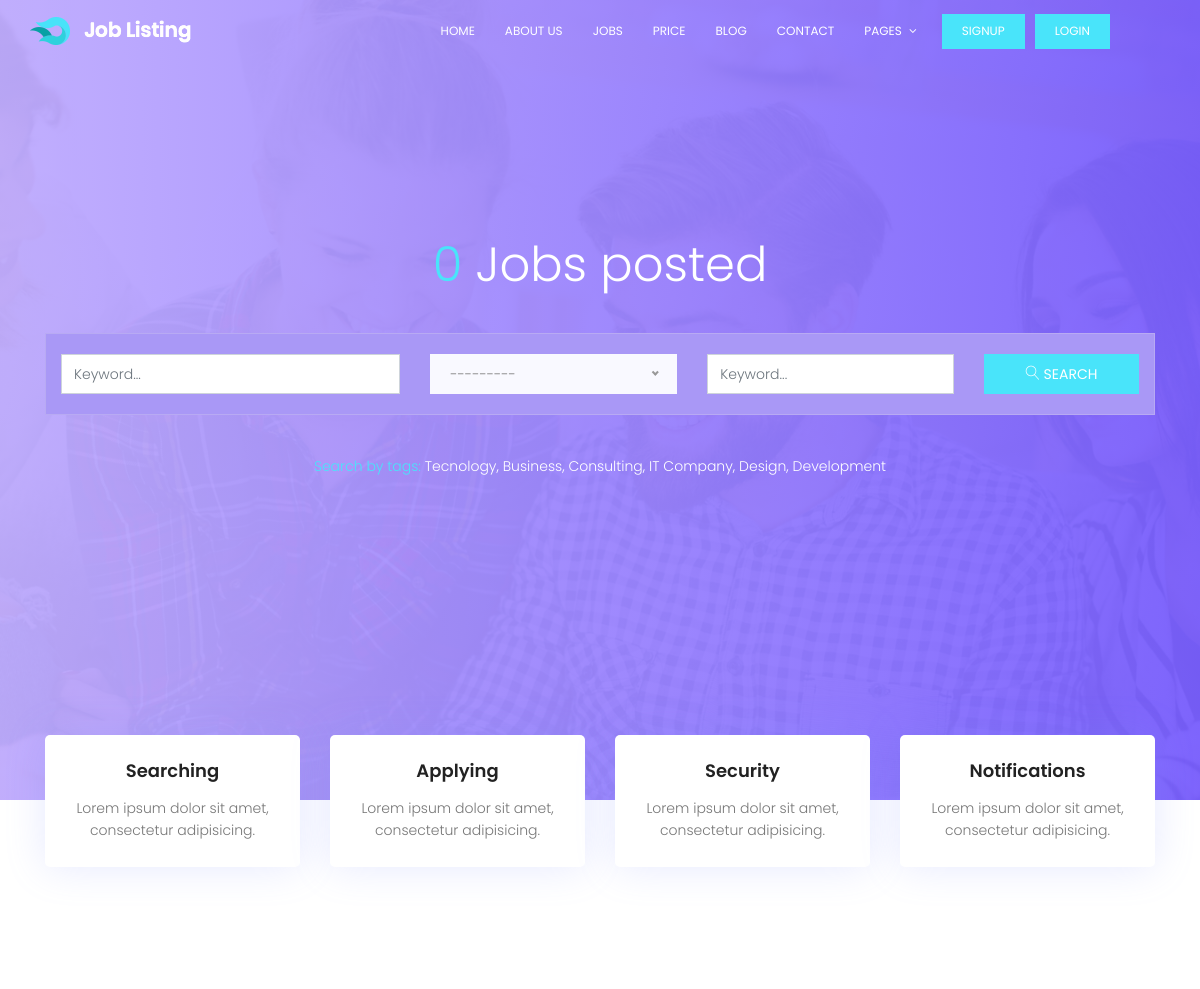
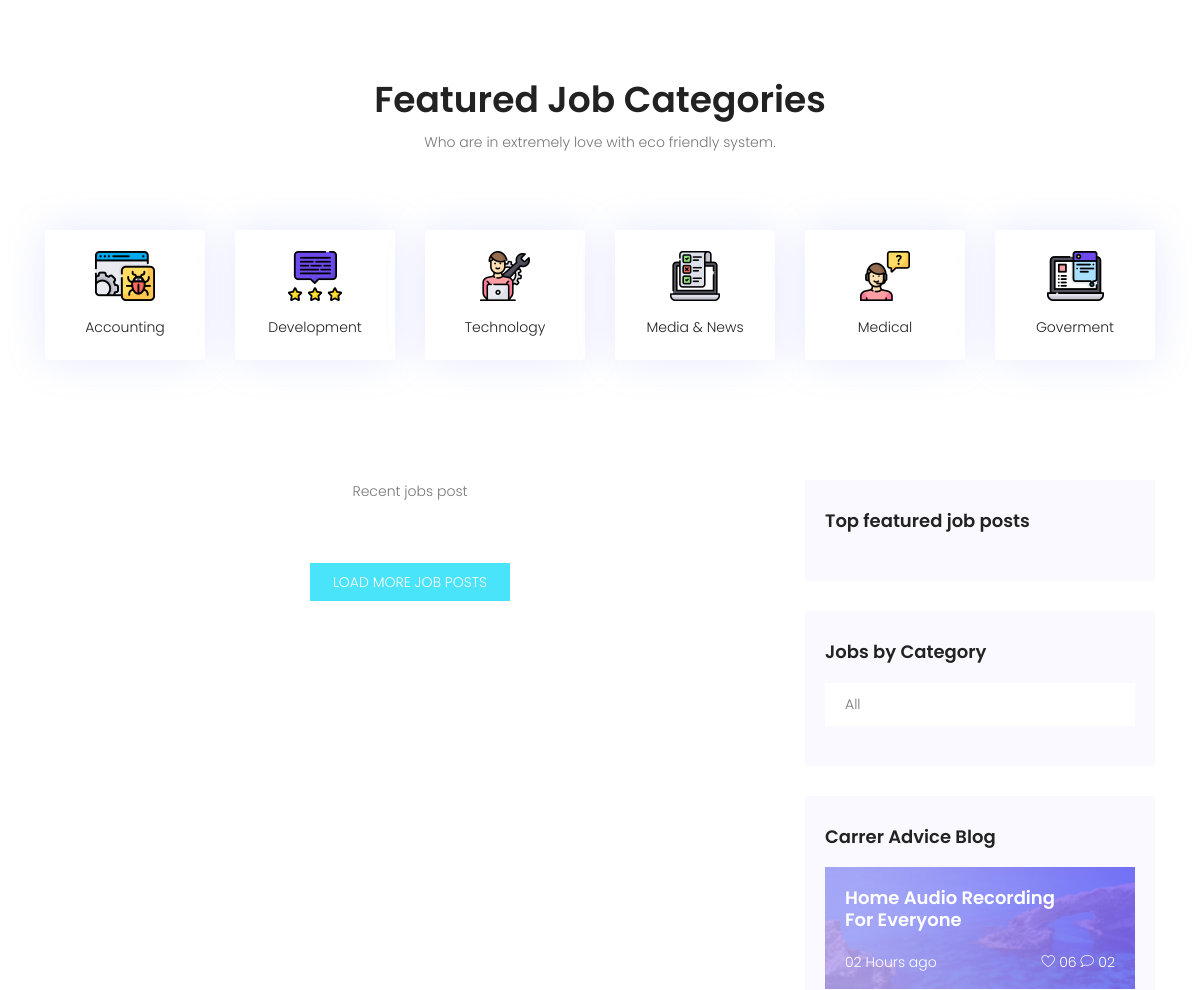
The app's page / (upper part), older data (2 pictures, top to bottom).
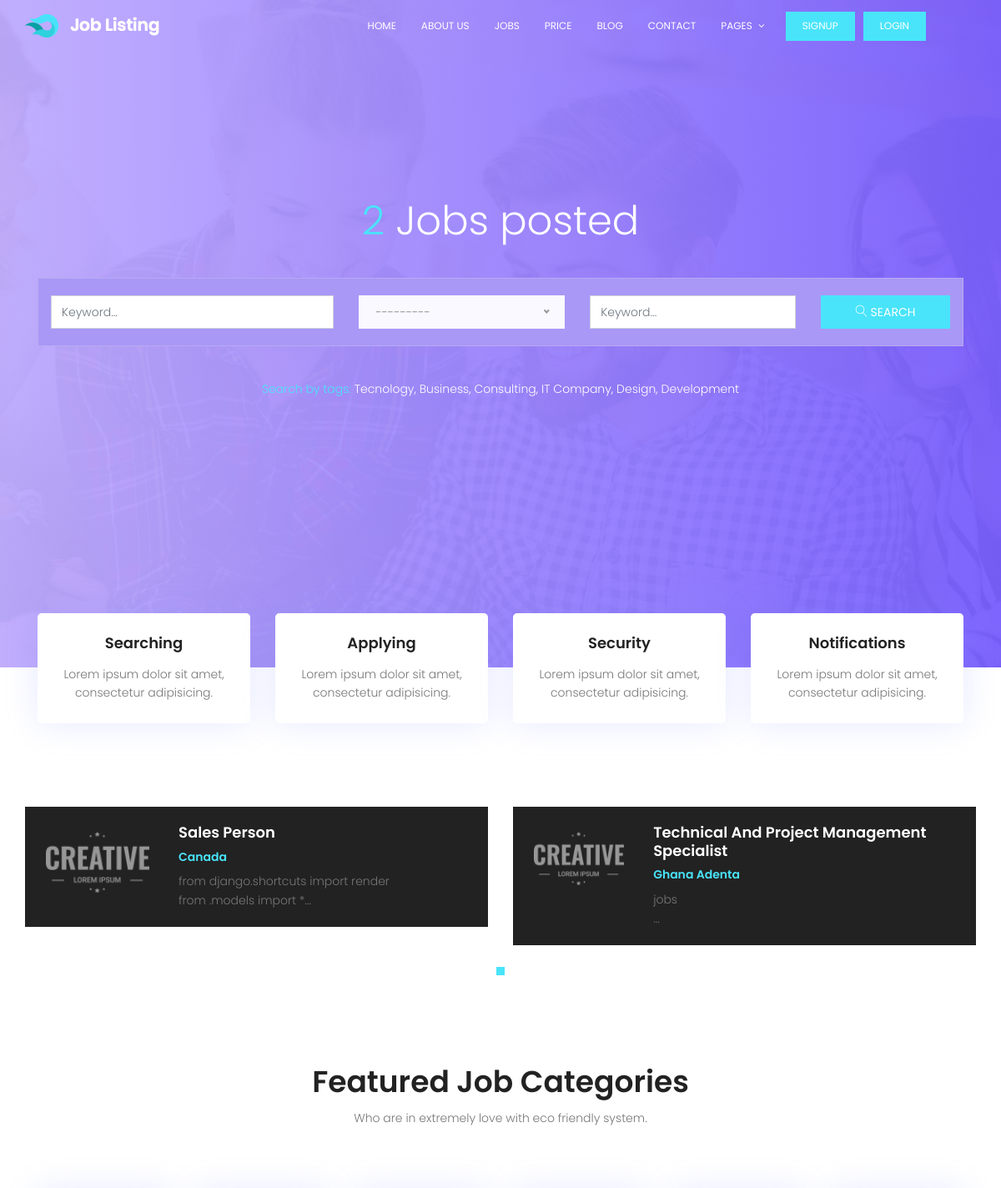
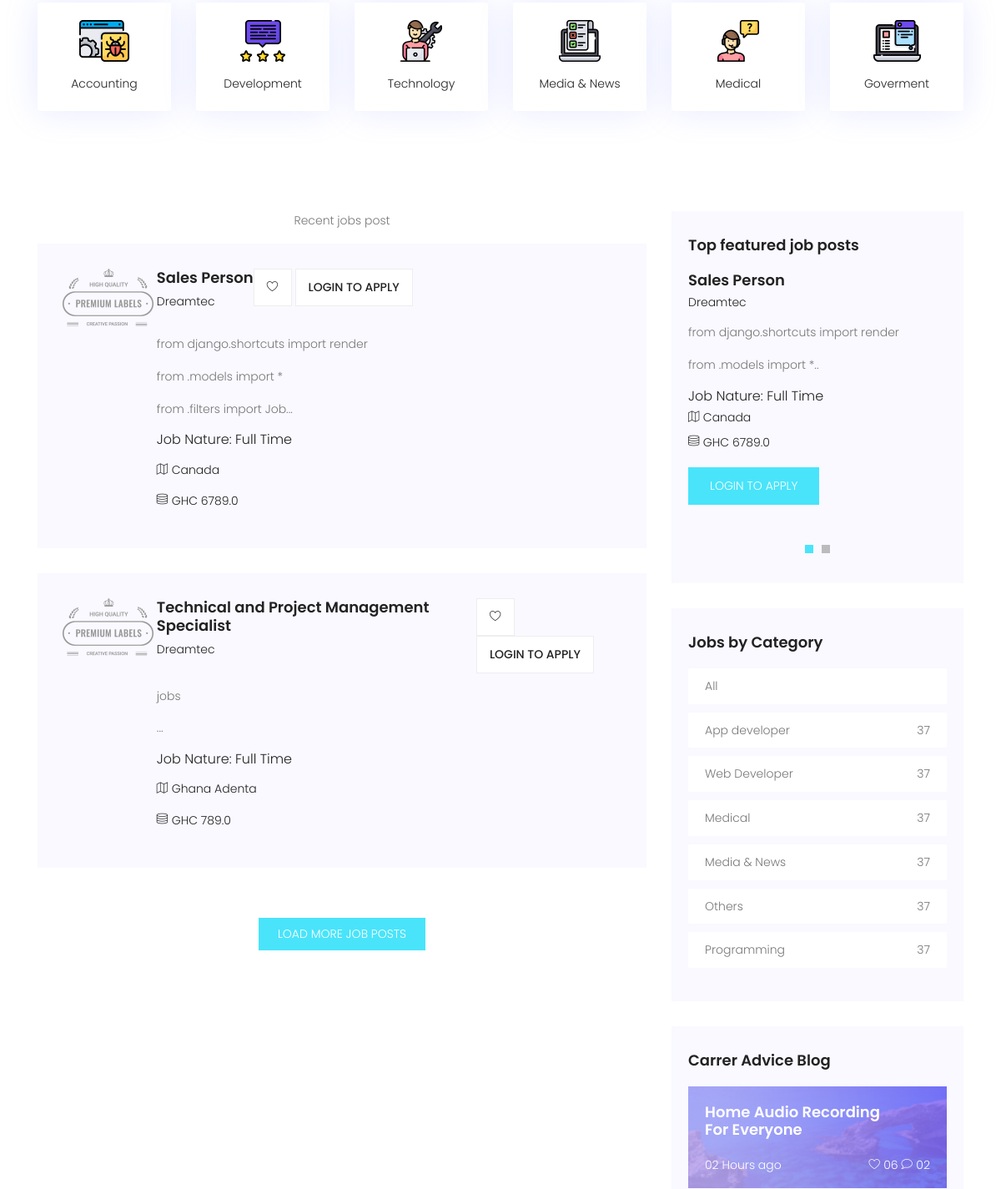
The same page, newer data (2 pictures, top to bottom).
### portal/models.py (models this page shows, shortened)
class Job(models.Model):
    company_name = models.CharField(max_length=200)
    job_title = models.CharField(max_length=200)
    company_email = models.EmailField(blank=True, null=True)
    thumbnail = models.ImageField(upload_to='jobs_img', blank=True, null=True)
    category = models.ForeignKey(
        Category, on_delete=models.CASCADE, default='Others')
    job_type = models.CharField(max_length=20, choices=_job_Type, default=1)
    description = RichTextField()
    location = models.CharField(max_length=150)
    salary = models.FloatField(blank=True, null=True)
    application_url = models.URLField(blank=True, null=True)
    slug = models.SlugField(blank=True, null=True)
    created = models.DateTimeField(auto_now_add=True)
    featured = models.BooleanField(default=False)
    approved = models.BooleanField(default=True)
    class Meta:
        ordering = ['-created']

class Category(models.Model):
    category = models.CharField(max_length=100)
    created = models.DateTimeField(auto_now_add=True)
    class Meta:
        verbose_name_plural = 'Categories'
        ordering = ['-id']
    def __str__(self):
        return self.category

### portal/views.py (the view)
# urls.py: path('', homePage, name="home"),
def homePage(request):
    filters = JobFilter(
        request.GET, queryset=Job.objects.filter(approved=True))
    context = {
        'filters': filters
    }
    return render(request, 'portal/index.html', context)

### portal/context_processors.py (called while the page is built)
def Processors(request):
    jobs = Job.objects.filter(approved=True).order_by('-created')
    categories = Category.objects.all().order_by('-id')
    return {
        'categories': categories,
        'jobs':jobs
    }

### templates/portal/index.html (shortened to what this page needs)
{% extends 'base.html' %}
{% load static %}
{% block content %}
			<section class="banner-area relative" id="home">
				<div class="container">
					<div class="row fullscreen d-flex align-items-center justify-content-center">
						<div class="banner-content col-lg-12">
							<h1 class="text-white">
								<span>{{jobs.count}}</span> Jobs posted
							</h1>
							<form action="" method="GET" class="serach-form-area">
								<div class="row justify-content-center form-wrap">
									<div class="col-lg-4 form-cols">
									{{filters.form.job_title}}
									</div>
									<div class="col-lg-3 form-cols">
									<div class="default-select" id="default-selects">
									</div>
									</div>
									<div class="col-lg-3 form-cols">
									{{filters.form.location}}
									</div>
									<div class="col-lg-2 form-cols">
									    <button type="submit" class="btn btn-info">
									      <span class="lnr lnr-magnifier"></span> Search
									    </button>
									</div>
								</div>
							</form>
							<p class="text-white"> <span>Search by tags:</span> Tecnology, Business, Consulting, IT Company, Design, Development</p>
						</div>
					</div>
				</div>
			</section>
			<section class="features-area">
				<div class="container">
					<div class="row">
						<div class="col-lg-3 col-md-6">
							<div class="single-feature">
								<h4>Searching</h4>
								<p>
									Lorem ipsum dolor sit amet, consectetur adipisicing.
								</p>
							</div>
						</div>
						<div class="col-lg-3 col-md-6">
							<div class="single-feature">
								<h4>Applying</h4>
								<p>
									Lorem ipsum dolor sit amet, consectetur adipisicing.
								</p>
							</div>
						</div>
						<div class="col-lg-3 col-md-6">
							<div class="single-feature">
								<h4>Security</h4>
								<p>
									Lorem ipsum dolor sit amet, consectetur adipisicing.
								</p>
							</div>
						</div>
						<div class="col-lg-3 col-md-6">
							<div class="single-feature">
								<h4>Notifications</h4>
								<p>
									Lorem ipsum dolor sit amet, consectetur adipisicing.
								</p>
							</div>
						</div>
					</div>
				</div>
			</section>
			<section class="popular-post-area pt-100">
				<div class="container">
					<div class="row align-items-center">
						<div class="active-popular-post-carusel">
							{% for job in jobs %}
							{% if job.featured == True %}
							<div class="single-popular-post d-flex flex-row">
								<div class="thumb">
									<img class="img-fluid" src="{% static 'img/p1.png' %}" alt="">
								</div>
								<div class="details">
									<a href="{% url 'detail' job.slug %}"><h4>{{job.job_title|title}}</h4></a>
									<h6>{{job.location}}</h6>
									<p>
									{{job.description|slice:":100"|safe}}...
									</p>
								</div>
							</div>
							{% endif %}
							{% endfor %}
						</div>
					</div>
				</div>
			</section>
			<section class="feature-cat-area pt-100" id="category">
				<div class="container">
					<div class="row d-flex justify-content-center">
						<div class="menu-content pb-60 col-lg-10">
							<div class="title text-center">
								<h1 class="mb-10">Featured Job Categories</h1>
								<p>Who are in extremely love with eco friendly system.</p>
							</div>
						</div>
					</div>
					<div class="row">
						<div class="col-lg-2 col-md-4 col-sm-6">
							<div class="single-fcat">
								<a href="{% url 'jobs' %}">
									<img src="{% static 'img/o1.png' %}" alt="">
								</a>
								<p>Accounting</p>
							</div>
						</div>
						<div class="col-lg-2 col-md-4 col-sm-6">
							<div class="single-fcat">
								<a href="{% url 'jobs' %}">
									<img src="{% static 'img/o2.png' %}" alt="">
								</a>
								<p>Development</p>
							</div>
						</div>
						<div class="col-lg-2 col-md-4 col-sm-6">
							<div class="single-fcat">
								<a href="{% url 'jobs' %}">
									<img src="{% static 'img/o3.png' %}" alt="">
								</a>
								<p>Technology</p>
							</div>
						</div>
						<div class="col-lg-2 col-md-4 col-sm-6">
							<div class="single-fcat">
								<a href="{% url 'jobs' %}">
									<img src="{% static 'img/o4.png' %}" alt="">
								</a>
								<p>Media & News</p>
							</div>
						</div>
						<div class="col-lg-2 col-md-4 col-sm-6">
							<div class="single-fcat">
								<a href="{% url 'jobs' %}">
									<img src="{% static 'img/o5.png' %}" alt="">
								</a>
								<p>Medical</p>
							</div>
						</div>
						<div class="col-lg-2 col-md-4 col-sm-6">
							<div class="single-fcat">
								<a href="{% url 'jobs' %}">
									<img src="{% static 'img/o6.png' %}" alt="">
								</a>
								<p>Goverment</p>
							</div>
						</div>
					</div>
				</div>
			</section>
			<section class="post-area section-gap">
				<div class="container">
					<div class="row justify-content-center d-flex">
						<div class="col-lg-8 post-list">
							<p class="text-center">Recent jobs post</p>
							{% for job in jobs|slice:":6" %}
							<div class="single-post d-flex flex-row">
								<div class="thumb">
									<img src="{% static 'img/post.png' %}" alt="">
								</div>
								<div class="details">
									<div class="title d-flex flex-row justify-content-between">
										<div class="titles">
											<a href="{% url 'detail' job.slug %}"><h4>{{job.job_title}}</h4></a>
											<h6>{{job.company_name}}</h6>
										</div>
										<ul class="btns">
											<li><a href="{% url 'detail' job.slug %}"><span class="lnr lnr-heart"></span></a></li>
											{% if request.user.is_authenticated %}
											<li><a href="{% url 'detail' job.slug %}">Apply</a></li>
											{% else %}
											<li><a href="">Login to apply</a></li>
											{% endif %}
										</ul>
									</div>
									<p>
									{{job.description|slice:":150"|safe}}...
									</p>
									<h5>Job Nature: {{job.job_type}}</h5>
									<p class="address"><span class="lnr lnr-map"></span> {{job.location}}</p>
									{% if job.salary %}
									<p class="address"><span class="lnr lnr-database"></span> GHC {{job.salary}}</p>
									{% endif %}
								</div>
							</div>
							{% endfor %}
							<a class="text-uppercase loadmore-btn mx-auto d-block" href="{% url 'jobs' %}">Load More job Posts</a>
						</div>
						<div class="col-lg-4 sidebar">
							<div class="single-slidebar">
								<h4>Top featured job posts</h4>
								<div class="active-relatedjob-carusel">
								{% for job in jobs|slice:":4" %}
									<div class="single-rated">
										<a href="{% url 'detail' job.slug %}"><h4>{{job.job_title|title}}</h4></a>
										<h6>{{job.company_name|title}}</h6>
										<p>
										{{job.description|slice:":100"|safe}}..
										</p>
										<h5>Job Nature: {{job.job_type}}</h5>
										<p class="address"><span class="lnr lnr-map"></span> {{job.location}}</p>
										{% if job.salary %}
										<p class="address"><span class="lnr lnr-database"></span> GHC {{job.salary}}</p>
										{% endif %}
										{% if request.user.is_authenticated %}
										<a href="{% url 'detail' job.slug %}" class="btns text-uppercase">Apply job</a>
										{% else %}
										<a href="" class="btns text-uppercase">Login to apply</a>
										{% endif %}
									</div>
								{% endfor %}
								</div>
							</div>
								<div class="single-slidebar">
								<h4>Jobs by Category </h4>
								<ul class="cat-list">
								<li>
									<a class="justify-content-between d-flex" href="{% url 'jobs' %}">
									<p>All</p>
									</a>
									</li>
								{% for category in categories|slice:":10" %}
									<li>
									<a class="justify-content-between d-flex" href="{% url 'jobs' %}?category={{category.category}}">
									<p>{{category.category}}</p>
									<span>37</span>
									</a>
									</li>
								{% endfor %}
								</ul>
							</div>
							<div class="single-slidebar">
								<h4>Carrer Advice Blog</h4>
								<div class="blog-list">
									<div class="single-blog " style="background:#000 url({% static 'img/blog1.jpg' %});">
										<a href="single.html"><h4>Home Audio Recording <br>
										For Everyone</h4></a>
										<div class="meta justify-content-between d-flex">
											<p>
												02 Hours ago
											</p>
											<p>
												<span class="lnr lnr-heart"></span>
												06
												 <span class="lnr lnr-bubble"></span>
												02
											</p>
										</div>
									</div>
								</div>
							</div>
						</div>
					</div>
				</div>
			</section>
{% endblock content %}

### templates/base.html (shortened to what this page needs)
{% load static %}
	<!DOCTYPE html>
	<html lang="zxx" class="no-js">
	<head>
			<link rel="stylesheet" href="{% static 'css/linearicons.css' %}">
			<link rel="stylesheet" href="{% static 'css/font-awesome.min.css' %}">
			<link rel="stylesheet" href="{% static 'css/bootstrap.css' %}">
			<link rel="stylesheet" href="{% static 'css/magnific-popup.css' %}">
			<link rel="stylesheet" href="{% static 'css/nice-select.css' %}">
			<link rel="stylesheet" href="{% static 'css/animate.min.css' %}">
			<link rel="stylesheet" href="{% static 'css/owl.carousel.css' %}">
			<link rel="stylesheet" href="{% static 'css/main.css' %}">
		</head>
		<body>
			  <header id="header" id="home">
			    <div class="container">
			    	<div class="row align-items-center justify-content-between d-flex">
				      <div id="logo">
				        <a href="{% url 'home' %}"><img src="{% static 'img/logo.png' %}" alt="" title="" /></a>
				      </div>
				      <nav id="nav-menu-container">
				        <ul class="nav-menu">
				          <li class="menu-active"><a href="{% url 'home' %}">Home</a></li>
				          <li><a href="{% url 'about' %}">About Us</a></li>
				          <li><a href="{% url 'jobs' %}">Jobs</a></li>
				          <li><a href="">Price</a></li>
				          <li><a href="{% url 'blog' %}">Blog</a></li>
				          <li><a href="{% url 'contact' %}">Contact</a></li>
				          <li class="menu-has-children"><a href="#">Pages</a>
				          </li>
				          <li><a class="ticker-btn" href="{% url 'signup' %}">Signup</a></li>
				          <li><a class="ticker-btn" href="{% url 'login' %}">Login</a></li>
				        </ul>
				      </nav>
			    	</div>
			    </div>
			  </header>
            {% block content %}
            {% endblock content %}
		</body>
	</html>

Row changes from the older to the newer data that the page shows:
added Job: featured True (drawn), job_title "Sales Person", location "Canada", description "from django.shortcuts import render from .models import *", company_name "Dreamtec", description "from django.shortcuts import render from .models import * from .filters import Job", job_type "Full Time", salary "6789.0"
added Job: featured True (drawn), job_title "Technical And Project Management Specialist", location "Ghana Adenta", description "jobs", job_title "Technical and Project Management Specialist", company_name "Dreamtec", job_type "Full Time", salary "789.0"
added Category: category "App developer"
added Category: category "Web Developer"
added Category: category "Medical"
added Category: category "Media & News"
added Category: category "Others"
added Category: category "Programming"
Text that changed along with them:
{{ jobs.count }}: "0" → "2"
